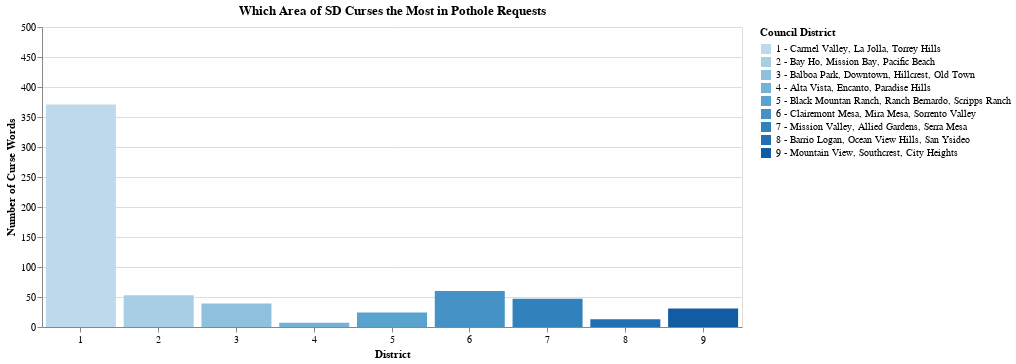

Notebook code for this chart:
### Code cell
#creating the visual using Altair
color_scale = alt.Scale(
    scheme='blues')

vis_true = alt.Chart(final_district_data).mark_bar().encode(
    x=alt.X(
        'council_district:O', 
        sort='ascending', 
        title='District', 
        axis=alt.Axis(labelAngle=0)
    ),
    y=alt.Y(
        'total_swears:Q',
        title='Number of Curse Words',
        scale=alt.Scale(domain=[0, 500])
    ),
    color=alt.Color(
        'district_label:N', 
        scale=color_scale,
        legend=alt.Legend(
            title = 'Council District',
            labelLimit=500
        )
    ),
    tooltip=['council_district','areas', 'total_requests', 'total_swears', 'percent_with_swears']
).properties(
    title='Which Area of SD Curses the Most in Pothole Requests',
    width=700
)
vis_true

### Figure 1 — Vega-Lite specification as saved in the notebook (floating-point values rounded to 4 significant figures)
{"$schema": "https://vega.github.io/schema/vega-lite/v5.20.1.json", "config": {"view": {"continuousHeight": 300, "continuousWidth": 300}}, "data": {"name": "data-7acb34102ab09e787fef8bb3a240cd60"}, "datasets": {"data-7acb34102ab09e787fef8bb3a240cd60": [{"areas": "Carmel Valley, La Jolla, Torrey Hills", "council_district": 1, "district_label": "1 - Carmel Valley, La Jolla, Torrey Hills", "percent_with_swears": 0.03172, "total_requests": 11602, "total_swears": 371}, {"areas": "Mission Valley, Allied Gardens, Serra Mesa", "council_district": 7, "district_label": "7 - Mission Valley, Allied Gardens, Serra Mesa", "percent_with_swears": 0.004727, "total_requests": 9519, "total_swears": 47}, {"areas": "Clairemont Mesa, Mira Mesa, Sorrento Valley", "council_district": 6, "district_label": "6 - Clairemont Mesa, Mira Mesa, Sorrento Valley", "percent_with_swears": 0.004149, "total_requests": 13980, "total_swears": 60}, {"areas": "Bay Ho, Mission Bay, Pacific Beach", "council_district": 2, "district_label": "2 - Bay Ho, Mission Bay, Pacific Beach", "percent_with_swears": 0.003746, "total_requests": 13615, "total_swears": 53}, {"areas": "Mountain View, Southcrest, City Heights", "council_district": 9, "district_label": "9 - Mountain View, Southcrest, City Heights", "percent_with_swears": 0.002581, "total_requests": 10463, "total_swears": 31}, {"areas": "Balboa Park, Downtown, Hillcrest, Old Town", "council_district": 3, "district_label": "3 - Balboa Park, Downtown, Hillcrest, Old Town", "percent_with_swears": 0.002291, "total_requests": 12223, "total_swears": 39}, {"areas": "Barrio Logan, Ocean View Hills, San Ysideo", "council_district": 8, "district_label": "8 - Barrio Logan, Ocean View Hills, San Ysideo", "percent_with_swears": 0.002284, "total_requests": 5255, "total_swears": 13}, {"areas": "Black Mountan Ranch, Ranch Bernardo, Scripps Ranch", "council_district": 5, "district_label": "5 - Black Mountan Ranch, Ranch Bernardo, Scripps Ranch", "percent_with_swears": 0.002174, "total_requests": 7360, "total_swears": 24}, {"areas": "Alta Vista, Encanto, Paradise Hills", "council_district": 4, "district_label": "4 - Alta Vista, Encanto, Paradise Hills", "percent_with_swears": 0.001012, "total_requests": 6915, "total_swears": 7}]}, "encoding": {"color": {"field": "district_label", "legend": {"labelLimit": 500, "title": "Council District"}, "scale": {"scheme": "blues"}, "type": "nominal"}, "tooltip": [{"field": "council_district", "type": "quantitative"}, {"field": "areas", "type": "nominal"}, {"field": "total_requests", "type": "quantitative"}, {"field": "total_swears", "type": "quantitative"}, {"field": "percent_with_swears", "type": "quantitative"}], "x": {"axis": {"labelAngle": 0}, "field": "council_district", "sort": "ascending", "title": "District", "type": "ordinal"}, "y": {"field": "total_swears", "scale": {"domain": [0, 500]}, "title": "Number of Curse Words", "type": "quantitative"}}, "mark": {"type": "bar"}, "title": "Which Area of SD Curses the Most in Pothole Requests", "width": 700}
